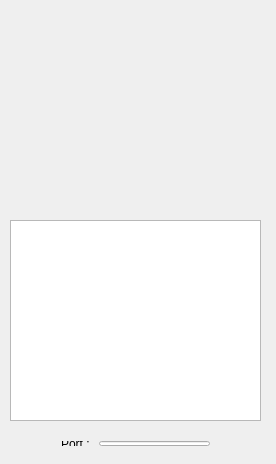
<?xml version="1.0" encoding="UTF-8"?>
<ui version="4.0">
 <class>cannonBarrelDlg</class>
 <widget class="QDialog" name="cannonBarrelDlg">
  <property name="geometry">
   <rect>
    <x>0</x>
    <y>0</y>
    <width>276</width>
    <height>464</height>
   </rect>
  </property>
  <property name="windowTitle">
   <string>cannonBarrelDlg</string>
  </property>
  <widget class="QWidget" name="verticalLayoutWidget">
   <property name="geometry">
    <rect>
     <x>10</x>
     <y>20</y>
     <width>251</width>
     <height>191</height>
    </rect>
   </property>
   <layout class="QVBoxLayout" name="verticalLayout"/>
  </widget>
  <widget class="QPlainTextEdit" name="plainTextEdit">
   <property name="geometry">
    <rect>
     <x>10</x>
     <y>220</y>
     <width>251</width>
     <height>201</height>
    </rect>
   </property>
  </widget>
  <widget class="QWidget" name="">
   <property name="geometry">
    <rect>
     <x>50</x>
     <y>430</y>
     <width>171</width>
     <height>27</height>
    </rect>
   </property>
   <layout class="QHBoxLayout" name="horizontalLayout">
    <item>
     <widget class="QLabel" name="label">
      <property name="text">
       <string>P&amp;ort : </string>
      </property>
      <property name="buddy">
       <cstring>lineEditPort</cstring>
      </property>
     </widget>
    </item>
    <item>
     <widget class="QLineEdit" name="lineEditPort">
      <property name="font">
       <font>
        <family>Sans Serif</family>
       </font>
      </property>
      <property name="inputMask">
       <string/>
      </property>
      <property name="alignment">
       <set>Qt::AlignCenter</set>
      </property>
     </widget>
    </item>
   </layout>
  </widget>
 </widget>
 <layoutdefault spacing="6" margin="11"/>
 <tabstops>
  <tabstop>lineEditPort</tabstop>
  <tabstop>plainTextEdit</tabstop>
 </tabstops>
 <resources/>
 <connections/>
 <slots>
  <slot>updateUdpPort(QString)</slot>
 </slots>
</ui>
